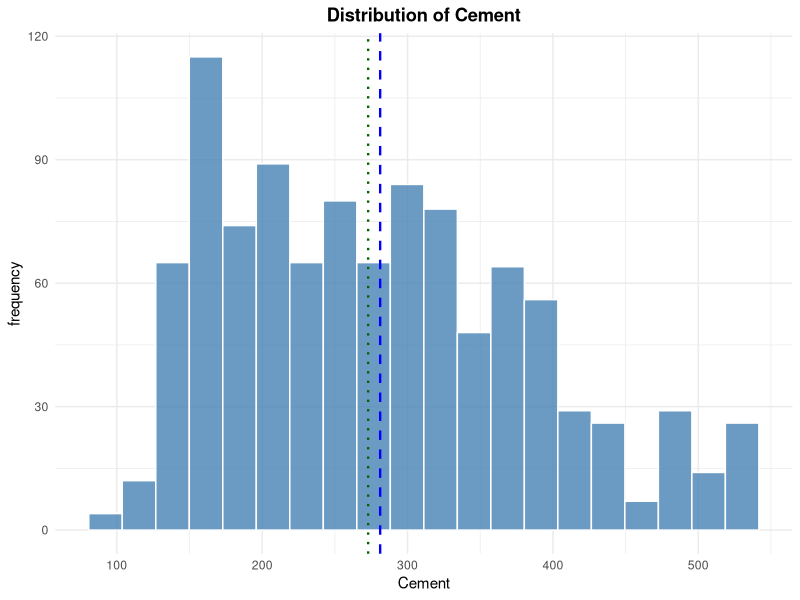
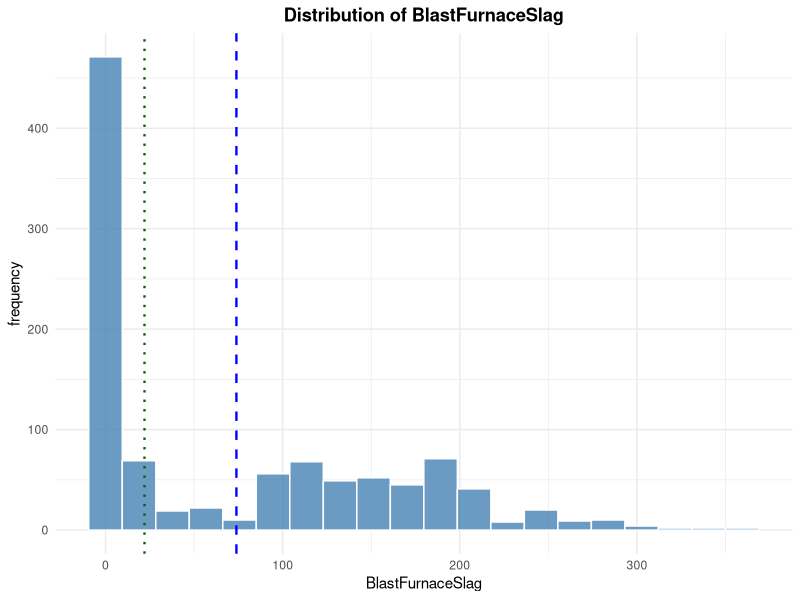
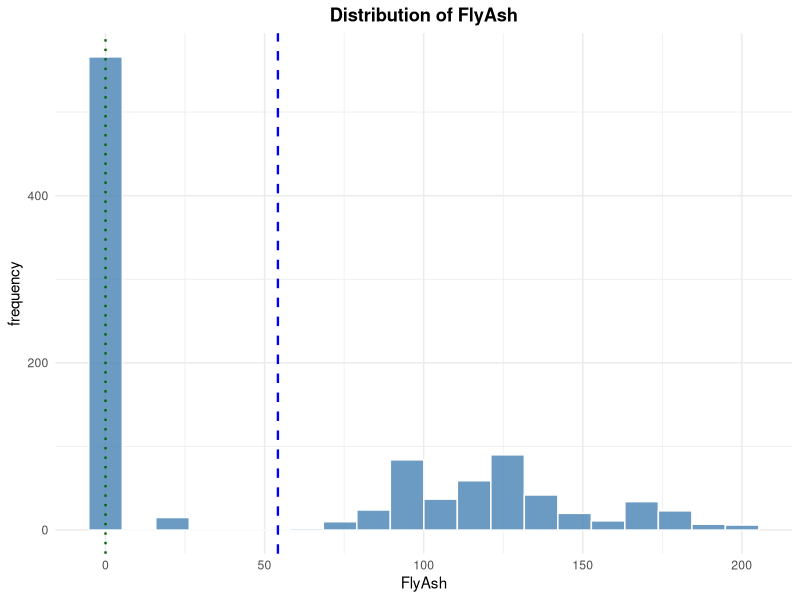
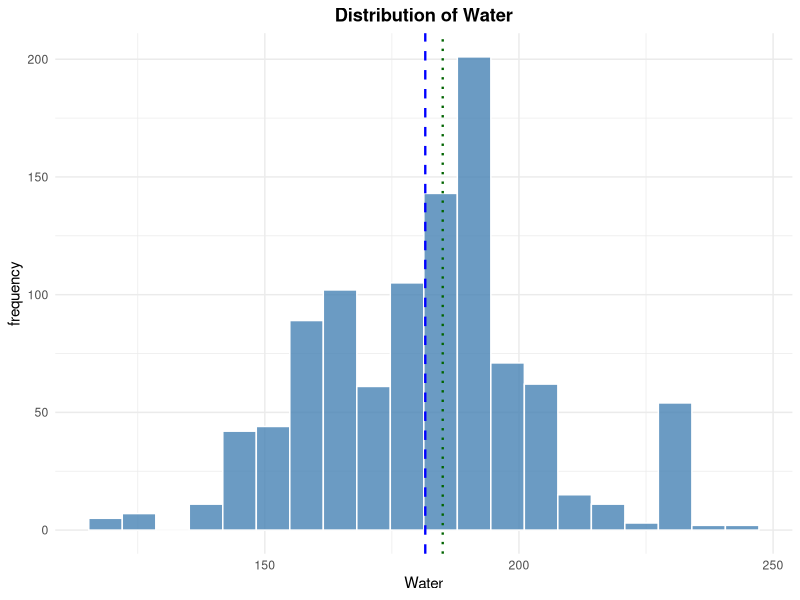
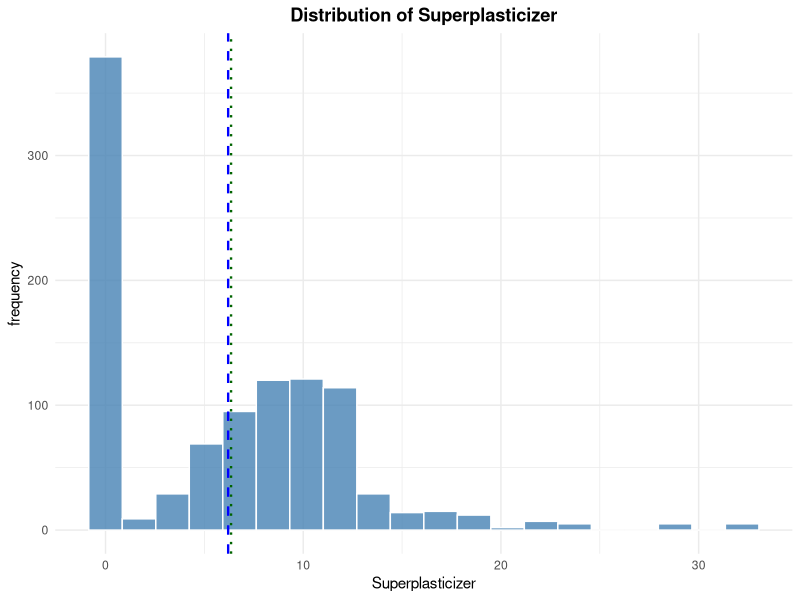
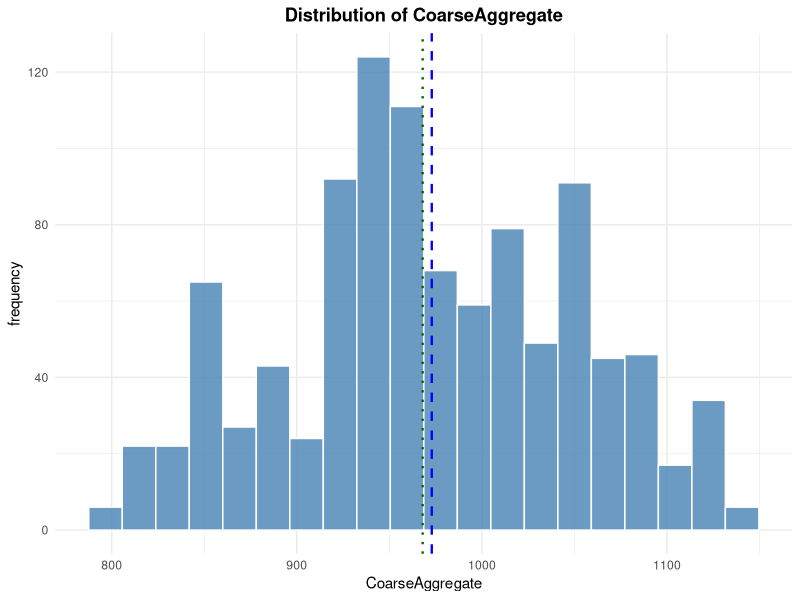
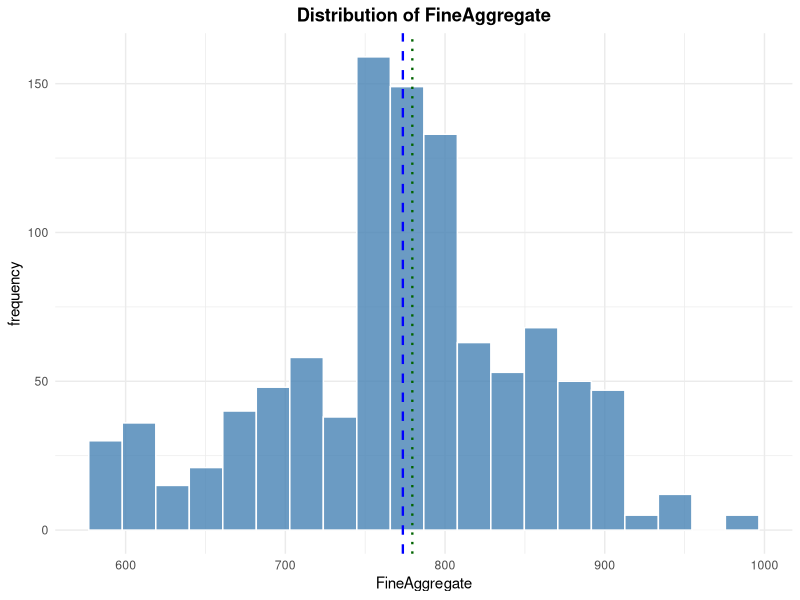
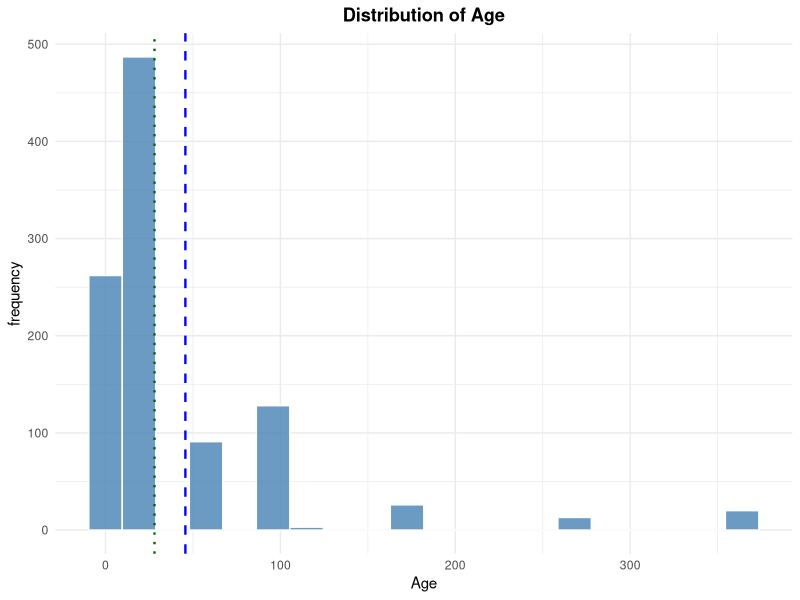

Write the R code that produced these figures, in order.
## ---- chunk 1
library(ggplot2)

split_rows <- function(n, train_prop = 0.80, seed) {
  stopifnot(n >= 10L, train_prop > 0, train_prop < 1)
  set.seed(seed)
  train <- sort(sample.int(n, floor(train_prop * n), replace = FALSE))
  list(train = train, test = setdiff(seq_len(n), train))
}

fit_scaler <- function(x, tol = 1e-12) {
  x <- as.matrix(x)
  center <- colMeans(x)
  centered <- sweep(x, 2L, center, "-")
  scale <- sqrt(colMeans(centered^2))
  keep <- is.finite(scale) & scale > tol
  if (!any(keep)) stop("No nonconstant training predictor remains.")
  list(
    center = center[keep],
    scale = scale[keep],
    keep = keep,
    dropped = colnames(x)[!keep]
  )
}

apply_scaler <- function(x, prep) {
  x <- as.matrix(x)[, prep$keep, drop = FALSE]
  x <- sweep(x, 2L, prep$center, "-")
  sweep(x, 2L, prep$scale, "/")
}

make_foldid <- function(n, k = 5L, seed) {
  if (k < 3L || k > n) stop("Require 3 <= k <= number of training rows.")
  set.seed(seed)
  sample(rep(seq_len(k), length.out = n))
}

render_table <- function(df, caption, align = NULL) {
  if (is.null(align)) {
    align <- paste(rep("c", ncol(df)), collapse = "")
  }

  kbl(
    df,
    caption = caption,
    booktabs = TRUE,
    align = align
  ) |>
    kable_styling(
      latex_options = c("hold_position", "striped"),
      position = "center",
      full_width = FALSE,
      font_size = 10
    ) |>
    row_spec(0, bold = TRUE)
}

plot_histogram <- function(data, title, x_title, y_title) { 
  plot <- ggplot(
    data.frame(Value = data), 
    aes(x = Value)
  ) + 
    geom_histogram(
      bins = 20, 
      fill = "steelblue", 
      color = "white", 
      alpha = 0.8 
    ) + 
    geom_vline(
      xintercept = mean(data, na.rm = TRUE), 
      color = "blue", 
      linetype = "dashed", 
      linewidth = 0.8
    ) + 
    geom_vline(
      xintercept = median(data, na.rm = TRUE), 
      color = "darkgreen", 
      linetype = "dotted", 
      linewidth = 0.8
    ) + 
    labs(
      title = title, 
      x = x_title, 
      y = y_title
    ) + 
    theme_minimal(base_size = 11) + 
    theme(
      plot.title = element_text(
        hjust = 0.5, 
        face = "bold"
      )
    ) 
  
  return(plot) 
}



## ---- chunk 2
library(readxl)

raw_data <- read_excel("Concrete_Data.xls")
old_column_names <- names(raw_data)
new_column_names <- c("Cement",
                      "BlastFurnaceSlag",
                      "FlyAsh",
                      "Water",
                      "Superplasticizer",
                      "CoarseAggregate",
                      "FineAggregate",
                      "Age",
                      "Strength")
names(raw_data) <- new_column_names
colSums(is.na(raw_data))

## ---- chunk 3

for (name in new_column_names){
  print(plot_histogram(raw_data[[name]], 
                       paste("Distribution of", name), 
                       name,
                       "frequency"))
}

## ---- chunk 4



## ---- chunk 5

## ---- chunk 6

transform_data <- raw_data

transform_data$Cement <- sqrt(transform_data$Cement)
transform_data$BlastFurnaceSlag <- transform_data$BlastFurnaceSlag
transform_data$FlyAsh <- transform_data$FlyAsh 
transform_data$Water <- (transform_data$Water)^2
transform_data$Superplasticizer <- transform_data$Superplasticizer
transform_data$CoarseAggregate <- transform_data$CoarseAggregate
transform_data$FineAggregate <- transform_data$FineAggregate
transform_data$Age <- log(transform_data$Age)
transform_data$Strength <- sqrt(transform_data$Strength)

for (name in new_column_names){
  print(plot_histogram(transform_data[[name]], 
                       paste("Distribution of", name) , 
                       name,
                       "frequency"))
}


## ---- chunk 7

data(ToothGrowth)

ToothGrowth$supp <- factor(ToothGrowth$supp)
ToothGrowth$dose <- factor(ToothGrowth$dose)

model <- lm(len ~ supp * dose, data = ToothGrowth)
model_trans <- lm(log(len) ~ supp * dose, data = ToothGrowth)

qqnorm(residuals(model))
qqline(residuals(model))

qqnorm(residuals(model_trans))
qqline(residuals(model_trans))



plot(fitted(model_trans), residuals(model_trans),
     xlab = "Fitted values",
     ylab = "Residuals")

abline(h = 0, lty = 2)

plot(residuals(model_trans),
     type = "p",
     xlab = "Observation order",
     ylab = "Residual")

abline(h = 0, lty = 2)
